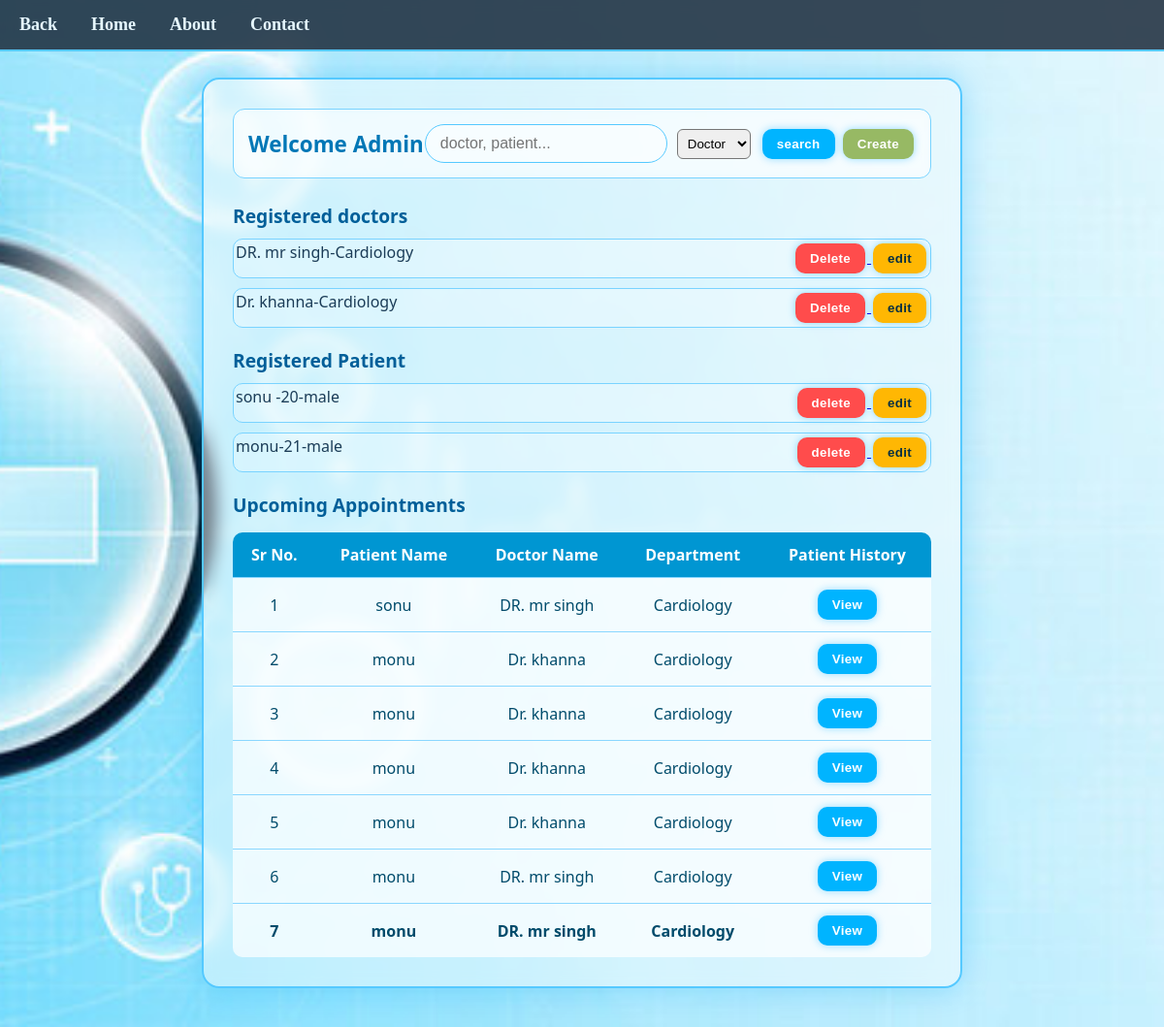
/admin, run on an earlier commit of the app's database.
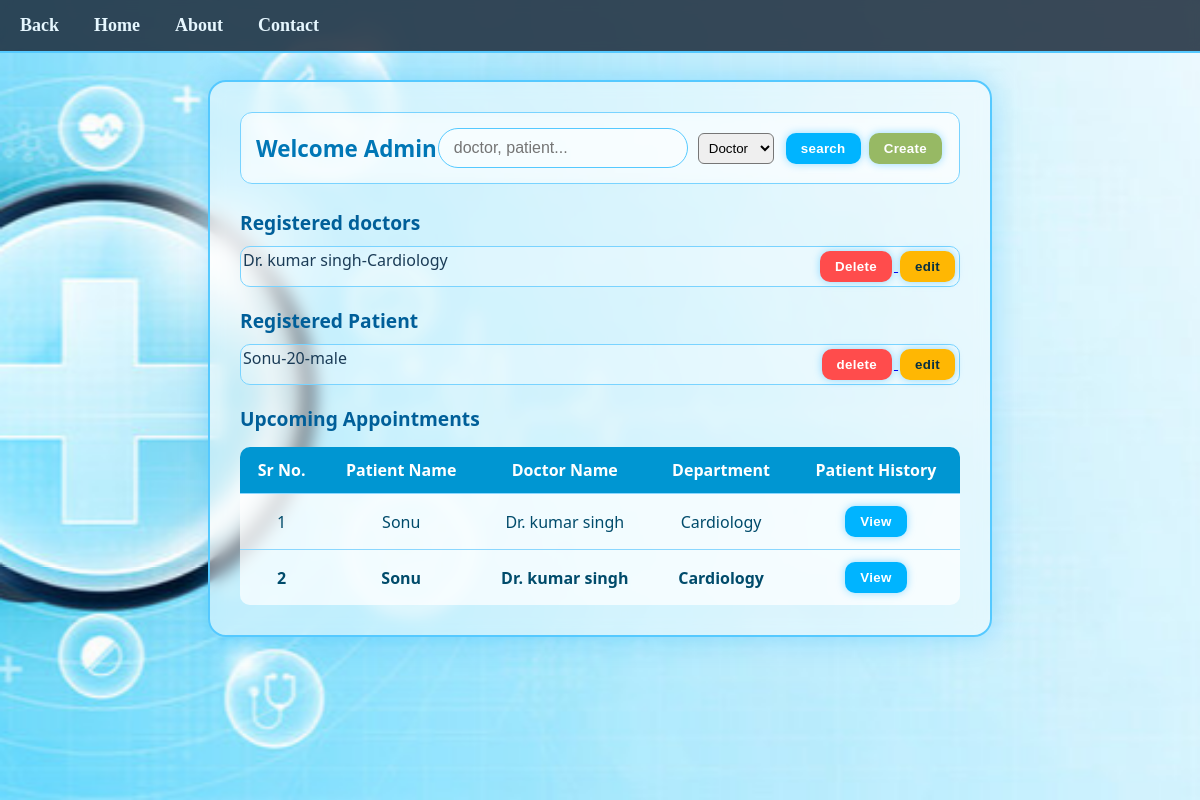
And on a later commit of the database.
### tables this page shows
CREATE TABLE doctors (
            id INTEGER PRIMARY KEY AUTOINCREMENT,
            user_id INTEGER NOT NULL,
            fullname TEXT NOT NULL,
            specialization TEXT NOT NULL,
            department TEXT NOT NULL,
            experience INTEGER,
            FOREIGN KEY (user_id) REFERENCES users(id) ON DELETE CASCADE
        );

CREATE TABLE patients (
            id INTEGER PRIMARY KEY AUTOINCREMENT,
            user_id INTEGER NOT NULL,
            fullname TEXT NOT NULL,
            age INTEGER,
            gender TEXT,
            contact TEXT,
            blood_group TEXT,
            height INTEGER,
            weight INTEGER,
            FOREIGN KEY (user_id) REFERENCES users(id) ON DELETE CASCADE
            );

CREATE TABLE appointments (
            id INTEGER PRIMARY KEY AUTOINCREMENT,
            patient_id INTEGER NOT NULL,
            doctor_id INTEGER NOT NULL,
            department TEXT NOT NULL,
            date TEXT NOT NULL,
            time TEXT NOT NULL,
            status TEXT CHECK(status IN ('booked', 'cancelled', 'completed')) DEFAULT
            'booked',
            FOREIGN KEY (patient_id) REFERENCES patients(id) ON DELETE CASCADE,
            FOREIGN KEY (doctor_id) REFERENCES doctors(id) ON DELETE CASCADE
            );

CREATE TABLE users (
                id INTEGER PRIMARY KEY AUTOINCREMENT,
                fullname TEXT NOT NULL,
                username TEXT UNIQUE NOT NULL,
                password TEXT NOT NULL,
                role TEXT CHECK(role IN ('admin', 'doctor', 'patient')) NOT NULL);

### app.py (the view, shortened to what this page needs)
@app.route("/admin")
def admin():
    try:
        category = request.args.get("category")
        q = request.args.get("q", "")
        conn = module.host_get_db()
        curr = conn.cursor()
        curr.execute("""
            SELECT
                a.id,
                u1.fullname AS patient,
                u2.fullname AS doctor,
                d.department AS department,
                a.date,
                a.time,
                p.id AS patient_id
            FROM appointments a
            JOIN patients p       ON a.patient_id = p.id
            JOIN users u1         ON p.user_id = u1.id
            JOIN doctors d        ON a.doctor_id = d.id
            JOIN users u2         ON d.user_id = u2.id
            WHERE a.date >= date('now')
        """)
        appointments = curr.fetchall()
        if not q:
            doctors = module.get_all_doctors()
            patients = module.get_all_patients()
            curr.close()
            return render_template(
                "admin.html",
                doctors=doctors,
                patients=patients,
                appointments=appointments
            )
    except Exception as e:
        print("Error in /admin route:", e)
        return "Something went wrong", 500

### module.py (called while the page is built)
def host_get_db():
    conn = sqlite3.connect('hospital.db')
    conn.row_factory=sqlite3.Row
    conn.execute("PRAGMA foreign_keys = ON")  # enforce FK constraints
    return conn

def get_all_doctors():
    conn = None
    curr = None
    try:
        conn = host_get_db()
        curr = conn.cursor()
        query = "SELECT id, fullname, department FROM doctors"
        curr.execute(query)
        return curr.fetchall()
    except Exception as e:
        print("DB ERROR in get_all_doctors():", e)
        return []
    finally:
        if curr: curr.close()
        if conn: conn.close()

def get_all_patients():
    conn = None
    curr = None
    try:
        conn = host_get_db()
        curr = conn.cursor()
        query = "SELECT id,fullname, age, gender FROM patients"
        curr.execute(query)
        return curr.fetchall()
    except Exception as e:
        print("DB ERROR in get_all_patients():", e)
        return []
    finally:
        if curr: curr.close()
        if conn: conn.close()

### templates/admin.html (shortened to what this page needs)
<!DOCTYPE html>
<html lang="en">
  <head>
    <link
      rel="stylesheet"
      href="{{ url_for('static', filename='admin.css') }}"
    />
  </head>
  <body>
    <nav class="navbar">
      <ul class="nav-links">
          <li><a href="{{url_for("login")}}">Back </a></li>
          <li><a href="{{url_for("login")}}">Home </a></li>
          <li><a href="/about">About</a></li>
          <li><a href="/contact">Contact</a></li>
      </ul>
    </nav>
    <div class="admin_main">
      <div class="admin_block">
        <div class="top-bar">
          <span class="welcome">Welcome Admin</span>
          <form class="search-box"   method="GET" action="/admin">
            <input type="search" name="q" placeholder="doctor, patient..." />
            <select name="category" style="padding: 6px; border-radius: 6px;">
              <option value="doctor">Doctor</option>
            </select>
            <div>
              <button type="submit">search</button>
              <a href="{{ url_for('add_doct') }}">
                <button id="create" type="button">Create</button>
              </a>
            </div>
          </form>
        </div>
        <div id="wel1">Registered doctors</div>
        {% for d in doctors %}
        <div class="doctor">
          <div class="doctor-name">
            {{d.fullname}}-{{d.department}}
          </div>
          <div>
            <a href="{{ url_for('delete_doctor', id=d[0]) }}">
              <button id="delete">Delete</button>
            </a>
            <a href="{{url_for("edit_doct", id=d[0])}}">
              <button id="edit">edit</button>
            </a>
          </div>
        </div>
        {% endfor %}
        <div id="wel1">Registered Patient</div>
        {% for p in patients %}
        <div class="doctor">
          <div class="doctor-name">
            {{p.fullname}}-{{p.age}}-{{p.gender}}
          </div>
          <div>
            <a href="{{ url_for('delete_patient', id=p[0]) }}">
              <button id="delete">delete</button>
            </a>
            <a href="{{url_for("edit_pati", id=p[0])}}">
              <button id="edit">edit</button>
            </a>
          </div>
        </div>
        {% endfor %}
        <div id="wel1">Upcoming Appointments</div>
        <table>
          <thead>
            <tr>
              <th>Sr No.</th>
              <th>Patient Name</th>
              <th>Doctor Name</th>
              <th>Department</th>
              <th>Patient History</th>
            </tr>
          </thead>
          <tbody>
            {% for a in appointments %}
            <tr>
              <td>{{ loop.index }}</td>
              <td>{{ a.patient }}</td>
              <td>{{ a.doctor }}</td>
              <td>{{ a.department }}</td>
              <td>
                <a href="/admin/patient_history/{{ a.patient_id }}">
                  <button class="view-btn">View</button>
                </a>
              </td>
            </tr>
            {% endfor %}
          </tbody>
        </table>
      </div>
    </div>
  </body>
</html>

### static/admin.css (style rules this page uses)
* { margin: 0; padding: 0; box-sizing: border-box; }
.navbar { width: 100%; background: rgba(26, 42, 58, 0.85); padding: 15px 20px; position: fixed; top: 0; left: 0; z-index: 999; border-bottom: 2px solid #55c9ff; backdrop-filter: blur(6px); }
.nav-links { list-style: none; display: flex; gap: 35px; }
.nav-links li a { color: #e6f7ff; text-decoration: none; font-size: 18px; font-weight: 600; transition: 0.3s; }
.admin_main { padding-top: 100px; }
.admin_main { min-height: 100vh; background: url(image3.jpg) no-repeat center center fixed; background-size: cover; display: flex; justify-content: center; align-items: flex-start; padding: 40px; font-family: 'Segoe UI', Tahoma, sans-serif; color: #1b3c57; }
.admin_block { width: 70%; background: rgba(255, 255, 255, 0.45); border: 2px solid #55c9ff; border-radius: 18px; padding: 30px; margin: 40px 0 0 0; backdrop-filter: blur(8px); box-shadow: 0 0 30px rgba(0, 170, 255, 0.3); animation: fadeIn 0.8s ease-out; }
.top-bar { background: rgba(255, 255, 255, 0.35); border: 1px solid #79d3ff; padding: 15px; border-radius: 12px; margin-bottom: 25px; display: flex; justify-content: space-between; align-items: center; backdrop-filter: blur(5px); }
.welcome { font-weight: bold; font-size: 1.4em; color: #0077b6; }
.search-box { display: flex; gap: 10px; align-items: center; }
.search-box input { padding: 10px 15px; border-radius: 20px; border: 1px solid #55c9ff; outline: none; width: 250px; background: rgba(255, 255, 255, 0.4); color: #003d5b; font-size: 1em; transition: 0.3s; }
button { padding: 8px 15px; border-radius: 10px; margin: 2px; border: none; cursor: pointer; font-weight: bold; letter-spacing: 0.3px; transition: 0.3s; background: #00b4ff; color: white; box-shadow: 0 0 8px rgba(0, 170, 255, 0.4); }
#create { background-color: rgb(151, 185, 100); }
#delete { background: #ff4c4c; }
#edit { background: #ffb703; color: #083042; }
#wel1 { margin-top: 20px; font-weight: bold; color: #005f99; font-size: 1.2em; }
.doctor { background: rgba(255, 255, 255, 0.28); border: 1px solid #79d3ff; border-radius: 10px; padding: 2px; margin-top: 10px; display: flex; justify-content: space-between; }
table { width: 100%; border-collapse: collapse; margin-top: 15px; background: rgba(255, 255, 255, 0.35); border-radius: 10px; overflow: hidden; }
th { background: #0096d2; color: white; padding: 12px; font-size: 1em; }
td { border-top: 1px solid #8ad7ff; padding: 10px; background: rgba(255, 255, 255, 0.55); color: #004b6b; text-align: center; }
td button { background: #00b4ff; color: white; }
tr:last-child td { font-weight: bold; }

What changed in the data, as far as the page shows it:
removed doctors: fullname "DR. mr singh", department "Cardiology"
removed doctors: fullname "Dr. khanna", department "Cardiology"
removed patients: fullname "sonu", age "20", gender "male"
removed patients: fullname "monu", age "21", gender "male"
removed appointments: patient "sonu", doctor "DR. mr singh", department "Cardiology"
removed appointments: patient "monu", doctor "Dr. khanna", department "Cardiology"
removed appointments: patient "monu", doctor "Dr. khanna", department "Cardiology"
removed appointments: patient "monu", doctor "Dr. khanna", department "Cardiology"
removed appointments: patient "monu", doctor "Dr. khanna", department "Cardiology"
removed appointments: patient "monu", doctor "DR. mr singh", department "Cardiology"
removed appointments: patient "monu", doctor "DR. mr singh", department "Cardiology"
added doctors: fullname "Dr. kumar singh", department "Cardiology"
added patients: fullname "Sonu", age "20", gender "male"
added appointments: patient "Sonu", doctor "Dr. kumar singh", department "Cardiology"
added appointments: patient "Sonu", doctor "Dr. kumar singh", department "Cardiology"
